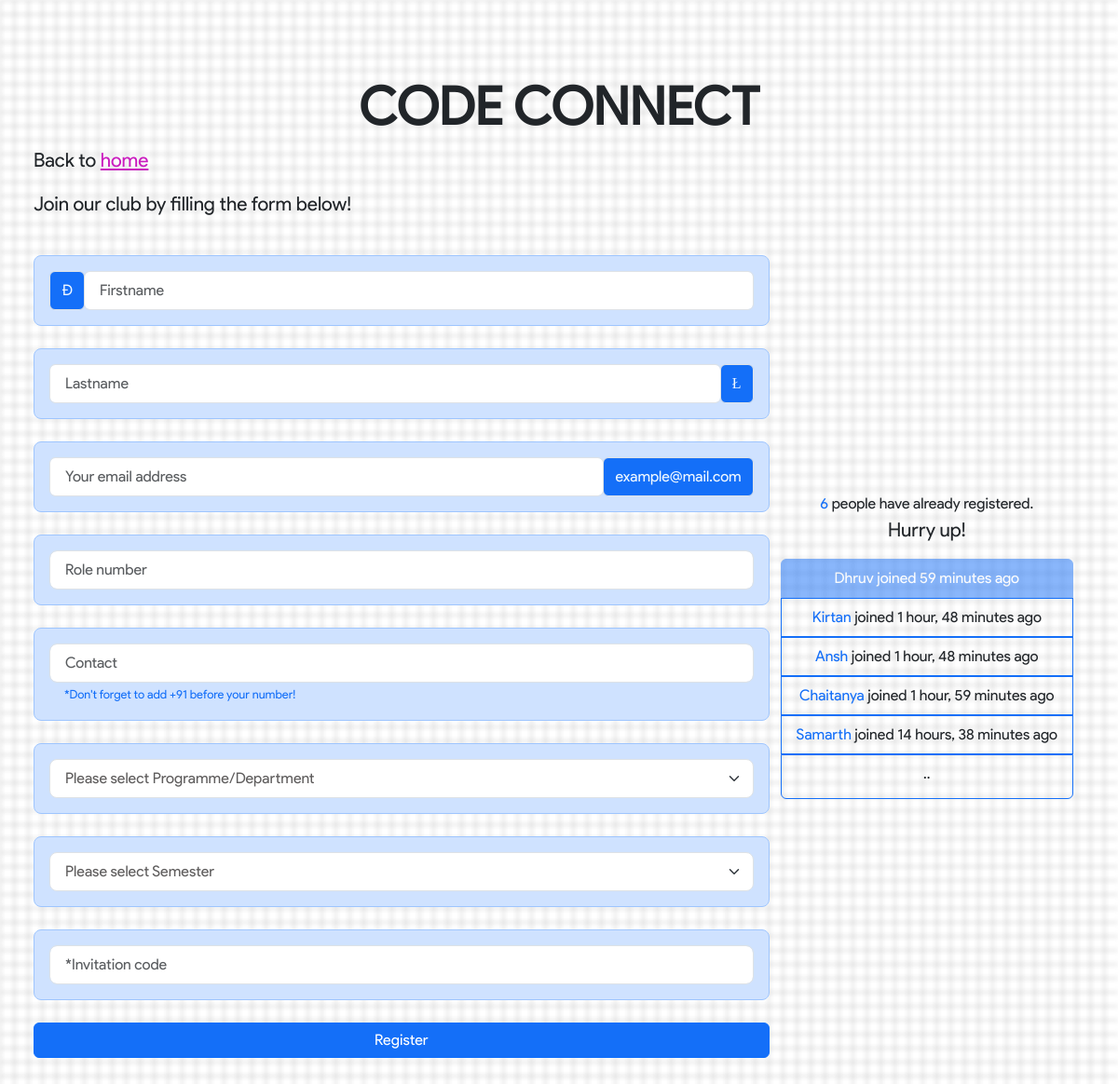
The app's page /members/registration/ with its own data.
### members/models.py (models this page shows, shortened)
class Member(models.Model):
    user = models.OneToOneField(
        settings.AUTH_USER_MODEL,
        on_delete=models.SET_NULL,
        null=True, blank=True,
        related_name="member",
    )
    firstname = models.CharField(max_length=100)
    lastname = models.CharField(max_length=100)
    email = models.EmailField(max_length=100, unique=True)
    roll = models.CharField(max_length=10, unique=True, verbose_name="roll number")
    about = models.CharField(max_length=256, blank=True, help_text="Tell others about yourself")
    contact = PhoneNumberField(null=False, blank=False, unique=True, help_text="eg. +91 96XXXXXXX", verbose_name="phone number")
    date_joined = models.DateTimeField(auto_now_add=True)
    has_graduated = models.BooleanField(default=False)
    CSE = {'tag': "CSE", 'roll_fmt': "BECSE", 'name': "Computer Science & Engineering"}
    CCS = {'tag': "CCS", 'roll_fmt': "BECCS", 'name': "Computer Science & Cyber Security"}
    ECE = {'tag': "ECE", 'roll_fmt': "BEECE", 'name': "Electronics and Communication Engineering"}
    AVI = {'tag': "AVI", 'roll_fmt': "BEAVI", 'name': "Avionics"}
    PROGRAMMES = [CSE, CCS, ECE, AVI]
    PROGRAMME_CHOICES= {prog['tag']: prog['name'] for prog in PROGRAMMES}
    programme = models.CharField(max_length=3, choices=PROGRAMME_CHOICES, null=False, blank=False, default='')
    SEMESTER_CHOICES = [
        ("1", "1st Semester"), ("2", "2nd Semester"),
        ("3", "3rd Semester"), ("4", "4th Semester"),
        ("5", "5th Semester"), ("6", "6th Semester"),
        ("7", "7th Semester"), ("8", "8th Semester"),
    ]
    semester = models.CharField(max_length=1, choices=SEMESTER_CHOICES, null=False, blank=False, default='')
    def profile_pic_path(instance, filename):
        return f'members/{instance.programme}/{instance.date_joined.strftime("%Y")}/sem{instance.semester}/{filename}'
    profile_pic = models.ImageField(upload_to=profile_pic_path, max_length=500, default='defaults/profile.png')

### members/views.py (the view)
# urls.py: path("registration/", views.register, name="member_registration"),
def register(request):
    context = {}
    if request.method == "POST":
        form = MemberForm(request.POST)
        if form.is_valid():
            print("code:", form.cleaned_data['invitation_code'])
            form.save()
            return redirect('home:index')
    else:
        if invitation_code:= request.GET.get('invite', None):
            form = MemberForm(initial={'invitation_code':invitation_code})
        else:
            form = MemberForm()
        members = Member.objects.all().order_by('-date_joined')
        context['total'] = len(members)
        context['members'] = members[:5]
    context['form'] = form
    return render(request, "members/registeration.html", context)

### members/forms.py
class MemberForm(ModelForm):
    template_name = "members/memberForm.html"
    invitation_code = forms.CharField(max_length=10)
    class Meta:
        model = Member
        fields = [
            'firstname',
            'lastname',
            'email',
            'roll',
            'contact',
            'programme',
            'semester',
        ]
    def __init__(self, *args, **kwargs):
        super(MemberForm, self).__init__(*args, **kwargs)
        self.fields['programme'].choices = [('', 'Please select Programme/Department')] + list(self.fields['programme'].choices)
        self.fields['semester'].choices = [('', 'Please select Semester')] + list(self.fields['semester'].choices)

### members/templates/members/registeration.html (shortened to what this page needs)
{% extends "base_blur.html" %}
{% block styles %}
    {% load static %}
    <link rel="stylesheet" href="{% static 'members/styles.css' %}?{% now 'U' %}">
    <link href="https://cdn.jsdelivr.net/npm/bootstrap@5.3.3/dist/css/bootstrap.min.css" rel="stylesheet">
{% endblock %}
{% block content_desktop  %}
    <div class="page-heading"> CODE CONNECT </div>
    <p >Back to <a href="/">home</a></p>
    <p style="margin-bottom: 2vh;">Join our club by filling the form below!</p>
    <div id="desktop-center-division" >
        <form action="{% url 'members:member_registration' %}" method="post" style="flex: 1;">
            {{ form }}
            <input type="submit" class="btn btn-primary mb-3 submit" value="Register">
        </form>
        <span id="right-span">
                <div id="right-span-center">
                        <div>
                                <div><span class="colored">{{ total }} </span>people have already registered. <p>Hurry up!</p></div>
                                <ul class="list-group">
                                    {% for member in members %}
                                        {% if forloop.first %}
                                            <li class="list-group-item active" aria-current="true">{{member.firstname}} joined {{member.date_joined|timesince}} ago</li>
                                        {% elif forloop.last %}
                                            <li class="list-group-item"><span class="colored">{{member.firstname}}</span> joined {{member.date_joined|timesince}} ago</li>
                                            <li class="list-group-item" id="dynamic-text" aria-current="true">....</li>
                                        {% else %}
                                            <li class="list-group-item"><span class="colored">{{member.firstname}}</span> joined {{member.date_joined|timesince}} ago</li>
                                        {% endif %}
                                    {% endfor %}
                                </ul>
                        </div>
                </div>
        </span>
    </div>
{% endblock %}

### members/static/members/styles.css (style rules this page uses)
a { color: #ca1bbf !important; font-family: 'Product Sans'; }
#desktop-template .page-heading { text-align: center; font-size: 3.5em; font-weight: bold; padding-top: 3vw; }
#desktop-template p { font-size: 1.3em; }
#desktop-template form { width: 60%; }
.submit { margin-top: 3vh; width: 100%; background-color: #146ff8 !important; }
#desktop-center-division { display: flex; justify-content: space-between; }
#right-span { flex: 0 0 30%; text-align: center; }
#right-span-center { display: flex; justify-content: center; align-items: center; height: 100%; font-family: 'Product Sans'; }
.colored { color: #146ff8; }
.list-group-item { background-color: transparent !important; border: 0.5px solid #146ff8 !important; }
.active { background-color: #146ff8 !important; opacity: 0.5; }
#dynamic-text { min-height: 4vw !important; }

### members/templates/members/memberForm.html (style rules this page uses)
.form-select-lg { color: rgb(95, 93, 93); }
.form-control, .form-select { width: 100%; font-size: 1rem; }
.mb-3 { margin-bottom: 0vh !important; }

### records on screen
Member: firstname "Dhruv", date_joined "59 minutes"
Member: firstname "Kirtan", date_joined "1 hour, 48 minutes"
Member: firstname "Ansh", date_joined "1 hour, 48 minutes"
Member: firstname "Chaitanya", date_joined "1 hour, 59 minutes"
Member: firstname "Samarth", date_joined "14 hours, 38 minutes"

### other values on screen
{{ total }} "6"
